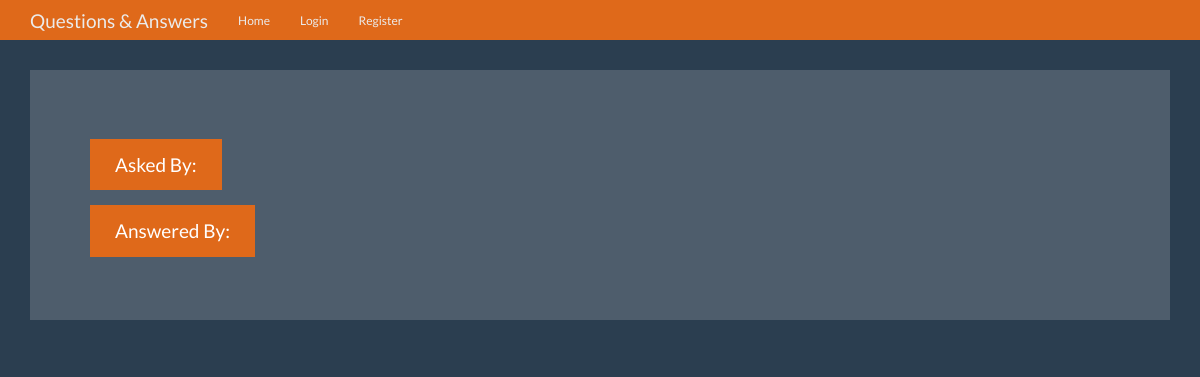
The app's page /question/7, older data.
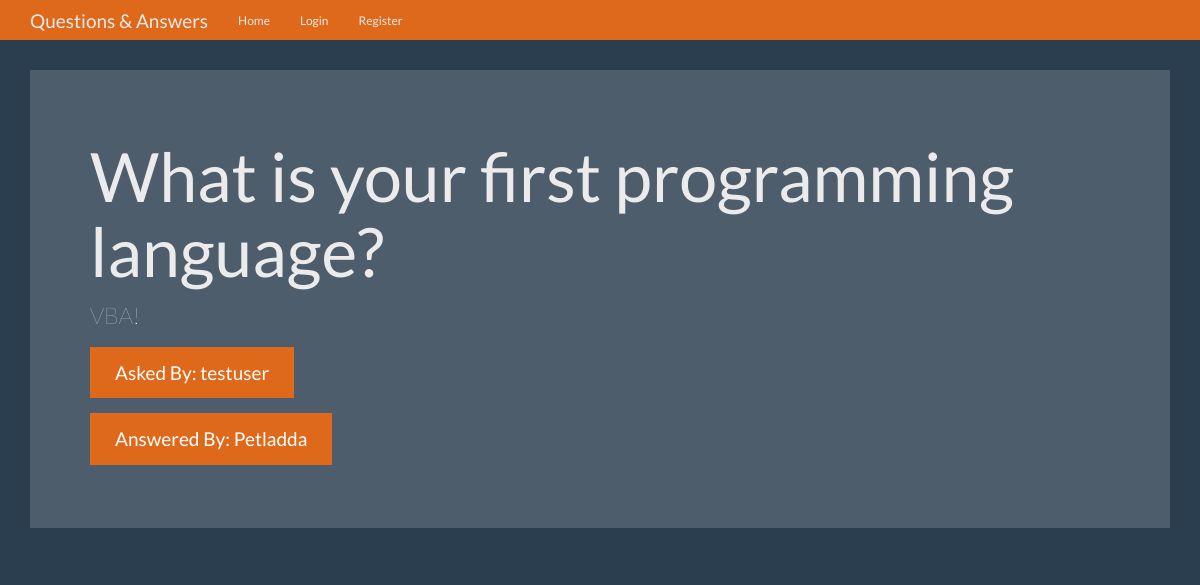
The same page, newer data.
### tables this page shows
CREATE TABLE questions(
    id integer primary key autoincrement,
    question_text text not null,
    answer_text text,
    asked_by_id integer not null,
    expert_id integer not null
);

CREATE TABLE users(
    id integer primary key autoincrement,
    name text not null,
    password text not null,
    expert boolean not null,
    admin boolean not null
);

### app.py (the view)
@app.route('/question/<question_id>')
def question(question_id):
    user = get_current_user()
    db = get_db()
    answer_cur = db.execute('''
                    SELECT
                        q.id AS id, q.question_text AS question_text, q.answer_text AS answer_text, u.name AS asked_user , u2.name AS expert_user
                    FROM
                        questions q
                        JOIN users u ON u.id = q.asked_by_id
                        JOIN users u2 ON u2.id = q.expert_id
                    WHERE
                        q.id = ?
    ''', [question_id])
    answer_result = answer_cur.fetchone()
    return render_template('question.html', title='Question', user=user, answer=answer_result)

### app.py (called while the page is built, shortened)
def get_current_user():
    user_result = None
    return user_result

### database.py (called while the page is built)
def connect_db():
    sql = sqlite3.connect('/Users/promieyutasane/Dropbox/Github/question-answer/qa.db')
    sql.row_factory = sqlite3.Row
    return sql

def get_db():
    if not hasattr(g, 'sqlite3_db'):
        g.sqlite_db = connect_db()
    return g.sqlite_db

### templates/question.html
{% extends 'layout.html' %}
{% block content %}
      <div class="jumbotron">
        <h1>{{ answer.question_text }}</h1>
        <p>{{ answer.answer_text }}</p>
        <p><a class="btn btn-primary btn-lg">Asked By: {{ answer.asked_user }}</a></p>
        <p><a class="btn btn-primary btn-lg">Answered By: {{ answer.expert_user }}</a></p>
      </div>
{% endblock content %}

Row changes from the older to the newer data that the page shows:
added questions: question_text "What is your first programming language?", answer_text "VBA!"
now on this page (row unchanged): users: asked_user "testuser"
added users: expert_user "Petladda"
